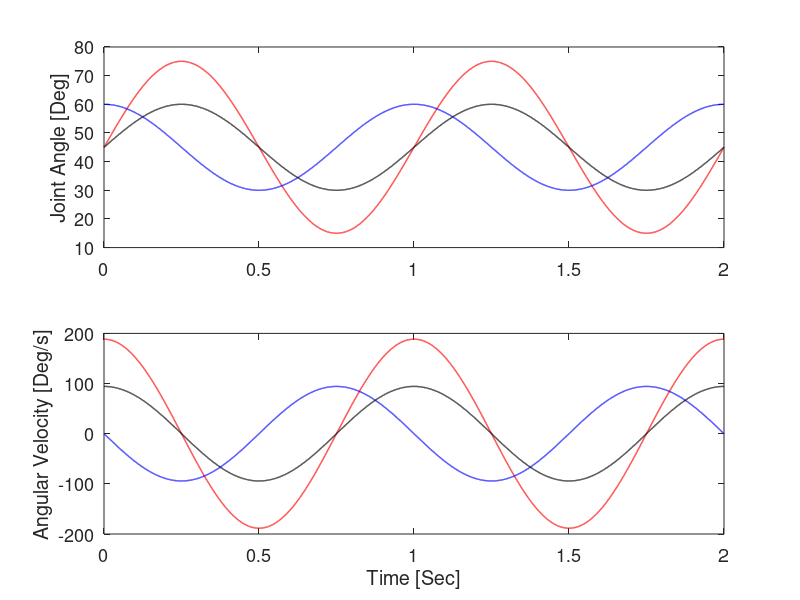

Reproduce this figure in MATLAB. (Note: this script raises an error after producing the figure.)
% This code is programmed by Sung Yul Shin (syshin0228@utexas.edu) for Robotics Modeling and Control course by Dr. James Sulzer from University of Texas at Austin 
clc
clear all
close all

% Jacobian Analysis of 3-Link Planar Manipulator
deg2rad = pi/180;
rad2deg = 180/pi;

% Camera View
az = 0;
el = 90;

% Origin
origin = [0 0 0]';
x_axis = [1 0 0]';
y_axis = [0 1 0]';
z_axis = [0 0 1]';

% Constant link lengths
L1 = 1.0;
L2 = 1.0;
L3 = 1.0;

% Sampling rate info
Hz = 10000;
dt = 1/Hz;
Rep = 2; % Number of repeat

% Sinusoidal input parameters
A1 = 30.0;
A2 = 15.0;
A3 = 15.0;
w1 = 2*pi;
w2 = 2*pi;
w3 = 2*pi;
offset1 = 45.0;
offset2 = 45.0;
offset3 = 45.0;

% Time
t = [0:1:Hz*Rep]*dt;

% Joint angles (Deg)
th1_deg = A1*sin(w1*t) + offset1;
th2_deg = A2*cos(w2*t) + offset2;
th3_deg = A3*sin(w3*t) + offset3;
% Joint angular velocity (Deg/s)
dth1_deg = A1*w1*cos(w1*t);
dth2_deg = -A2*w2*sin(w2*t);
dth3_deg = A3*w3*cos(w3*t);

% Plot given joint trajectory
figure(1)
subplot(2,1,1)
h_th1 = plot(t,th1_deg,'r','linewidth',1);
hold on
h_th2 = plot(t,th2_deg,'b','linewidth',1);
h_th3 = plot(t,th3_deg,'k','linewidth',1);
ylabel('Joint Angle [Deg]')
set(gca,'fontsize',13)
subplot(2,1,2)
h_dth1 = plot(t,dth1_deg,'r','linewidth',1);
hold on
h_dth2 = plot(t,dth2_deg,'b','linewidth',1);
h_dth3 = plot(t,dth3_deg,'k','linewidth',1);
ylabel('Angular Velocity [Deg/s]')
xlabel('Time [Sec]')
set(gca,'fontsize',13)

% Forward kinematics with Jacobian
P_J = [0 0 0 0 0 0];    % Zero initially
for i = 0:1:Hz*Rep

    i = i+1;
    
    % Sinusoidal Input Joint Angle
    th1 = th1_deg(i) * deg2rad;
    th2 = th2_deg(i) * deg2rad;
    th3 = th3_deg(i) * deg2rad;
    dth1 = dth1_deg(i) * deg2rad;
    dth2 = dth2_deg(i) * deg2rad;
    dth3 = dth3_deg(i) * deg2rad;
    
    % Forward Kinematics using DH convention
    % DH parameter Link 1
    a1 = L1; alpha1 = 0; d1 = 0; q1 = th1;
    T01 = DH(q1, d1, alpha1, a1);

    % DH parameter Link 2
    a2 = L2; alpha2 = 0; d2 = 0; q2 = th2; 
    T12 = DH(q2, d2, alpha2, a2);

    % DH parameter Link 3
    a3 = L3; alpha3 = 0; d3 = 0; q3 = th3;
    T23 = DH(q3, d3, alpha3, a3);

    T02 = T01*T12;
    T03 = T02*T23;
    
    % Get position from Forward kinematics
    P(i,:) = T03(1:3,4);

    % Jacobian calculation
    z0 = [0 0 1]';
    z1 = T01(1:3,3);
    z2 = T02(1:3,3);

    o0 = [0 0 0]';
    o1 = T01(1:3,4);
    o2 = T02(1:3,4);
    o3 = T03(1:3,4);

    J1 = [w2ss(z0)*(o3-o0); z0];
    J2 = [w2ss(z1)*(o3-o1); z1];
    J3 = [w2ss(z2)*(o3-o2); z2];
    
    % Jacobian
    J = [J1 J2 J3];

    dP(i,:) = J*[dth1 dth2 dth3]';
    P_J = P_J + dP(i,:)*dt;
    
    Px_J(i) = P_J(1);
    Py_J(i) = P_J(2);
    Pz_J(i) = P_J(3);
 
end

% From given initial position value (P(1,:))
Px_J = Px_J + P(1,1);
Py_J = Py_J + P(1,2);
Pz_J = Pz_J + P(1,3);

% Plot End-point trajectory from Foward kinematics and Jacobian
figure(2)
h_Px = plot(t,P(:,1),'r','linewidth',1);
hold on
h_Py = plot(t,P(:,2),'g','linewidth',1);
h_Px_J = plot(t,Px_J,'r:','linewidth',2);
h_Py_J = plot(t,Py_J,'g:','linewidth',2);
ylabel('End-effector Position [m]')
xlabel('Time [Sec]')
legend([h_Px h_Px_J h_Py h_Py_J],'Px (FK)', 'Px (J)','Py (FK)', 'Py (J)')
set(gca,'fontsize',13)

% Inverse kinematics with Jacobian
% Given initial joint values
th_J = [th1_deg(1) th2_deg(1) th3_deg(1)] *deg2rad;
for i = 0:1:Hz*Rep
    i = i+1;
    
    % Joint Angle
    th1 = th_J(1);
    th2 = th_J(2);
    th3 = th_J(3);

    % Forward Kinematics using DH convention
    % DH parameter Link 1
    a1 = L1; alpha1 = 0; d1 = 0; q1 = th1;
    T01 = DH(q1, d1, alpha1, a1);

    % DH parameter Link 2
    a2 = L2; alpha2 = 0; d2 = 0; q2 = th2; 
    T12 = DH(q2, d2, alpha2, a2);

    % DH parameter Link 3
    a3 = L3; alpha3 = 0; d3 = 0; q3 = th3;
    T23 = DH(q3, d3, alpha3, a3);

    T02 = T01*T12;
    T03 = T02*T23;
    
    % Jacobian calculation
    z0 = [0 0 1]';
    z1 = T01(1:3,3);
    z2 = T02(1:3,3);

    o0 = [0 0 0]';
    o1 = T01(1:3,4);
    o2 = T02(1:3,4);
    o3 = T03(1:3,4);

    J1 = [w2ss(z0)*(o3-o0); z0];
    J2 = [w2ss(z1)*(o3-o1); z1];
    J3 = [w2ss(z2)*(o3-o2); z2];
    
    % Jacobian
    J = [J1 J2 J3];

    % Pseudoinverse Jacobian
    dth_J(i,:) = pinv(J)*dP(i,:)';
    
    th_J = th_J + dth_J(i,:)*dt;
    
    th1_J(i) = th_J(1);
    th2_J(i) = th_J(2);
    th3_J(i) = th_J(3);
    
end    

dth_J_deg = dth_J * rad2deg;
th1_J_deg = th1_J * rad2deg;
th2_J_deg = th2_J * rad2deg;
th3_J_deg = th3_J * rad2deg;

% Plot joint trajectory from Inverse kinematics using Jacobian
figure(1)
subplot(2,1,1)
h_th1_J = plot(t,th1_J_deg,'r:','linewidth',2);
hold on
h_th2_J = plot(t,th2_J_deg,'b:','linewidth',2);
h_th3_J = plot(t,th3_J_deg,'k:','linewidth',2);
ylabel('Joint Angle [Deg]')
legend([h_th1 h_th1_J h_th2 h_th2_J h_th3 h_th3_J],'th1 (given)', 'th1 (J)','th2 (given)', 'th2 (J)','th3 (given)', 'th3 (J)')
set(gca,'fontsize',13)
subplot(2,1,2)
h_dth1_J = plot(t,dth_J_deg(:,1),'r:','linewidth',2);
hold on
h_dth2_J = plot(t,dth_J_deg(:,2),'b:','linewidth',2);
h_dth3_J = plot(t,dth_J_deg(:,3),'k:','linewidth',2);
ylabel('Angular Velocity [Deg/s]')
xlabel('Time [Sec]')
legend([h_dth1 h_dth1_J h_dth2 h_dth2_J h_dth3 h_dth3_J],'dth1 (given)', 'dth1 (J)','dth2 (given)', 'dth2 (J)','dth3 (given)', 'dth3 (J)')
set(gca,'fontsize',13)

% Motion Simulation
step = 100;
% Forward Kinematics
for i = 1:step:Hz*Rep
    
    % Sinusoidal Input Joint Angle with given theta
    th1 = th1_deg(i) * deg2rad;
    th2 = th2_deg(i) * deg2rad;
    th3 = th3_deg(i) * deg2rad;
    
    % Forward Kinematics using DH convention
    % DH parameter Link 1
    a1 = L1; alpha1 = 0; d1 = 0; q1 = th1;
    T01 = DH(q1, d1, alpha1, a1);

    % DH parameter Link 2
    a2 = L2; alpha2 = 0; d2 = 0; q2 = th2; 
    T12 = DH(q2, d2, alpha2, a2);

    % DH parameter Link 3
    a3 = L3; alpha3 = 0; d3 = 0; q3 = th3;
    T23 = DH(q3, d3, alpha3, a3);

    T02 = T01*T12;
    T03 = T02*T23;

    % Position and axis infomation
    P1 = T01(1:3,4);
    P2 = T02(1:3,4);
    P3 = T03(1:3,4);
    
    % Sinusoidal Input Joint Angle from Jacobian
    th1_J = th1_J_deg(i) * deg2rad;
    th2_J = th2_J_deg(i) * deg2rad;
    th3_J = th3_J_deg(i) * deg2rad;
    
    % Forward Kinematics using DH convention
    % DH parameter Link 1
    a1 = L1; alpha1 = 0; d1 = 0; q1 = th1_J;
    T01_J = DH(q1, d1, alpha1, a1);

    % DH parameter Link 2
    a2 = L2; alpha2 = 0; d2 = 0; q2 = th2_J; 
    T12_J = DH(q2, d2, alpha2, a2);

    % DH parameter Link 3
    a3 = L3; alpha3 = 0; d3 = 0; q3 = th3_J;
    T23_J = DH(q3, d3, alpha3, a3);

    T02_J = T01_J*T12_J;
    T03_J = T02_J*T23_J;

    % Position and axis infomation
    P1_J = T01_J(1:3,4);
    P2_J = T02_J(1:3,4);
    P3_J = T03_J(1:3,4);

    figure(100)
    % Draw global coordinate
    plot3(origin(1),origin(2),origin(3),'ro','linewidth',5)
    hold on
    line([origin(1) x_axis(1)],[origin(2) x_axis(2)],[origin(3) x_axis(3)], 'color', 'r', 'linewidth', 3)
    line([origin(1) y_axis(1)],[origin(2) y_axis(2)],[origin(3) y_axis(3)], 'color','g', 'linewidth', 3)
    line([origin(1) z_axis(1)],[origin(2) z_axis(2)],[origin(3) z_axis(3)], 'color','b', 'linewidth', 3)

    % P1 from given theta
    plot3(P1(1),P1(2),P1(3),'ko','linewidth',2)
    line([origin(1) P1(1)],[origin(2) P1(2)],[origin(3) P1(3)], 'color', 'k', 'linewidth', 2)
    % P2 from given theta
    plot3(P2(1),P2(2),P2(3),'ko','linewidth',2)
    line([P1(1) P2(1)],[P1(2) P2(2)],[P1(3) P2(3)], 'color', 'k', 'linewidth', 2)
    % P3 from given theta
    plot3(P3(1),P3(2),P3(3),'ko','linewidth',2)
    line([P2(1) P3(1)],[P2(2) P3(2)],[P2(3) P3(3)], 'color', 'k', 'linewidth', 2)

    % P1 from Jacobian
    plot3(P1_J(1),P1_J(2),P1_J(3),'rd','linewidth',2)
    line([origin(1) P1_J(1)],[origin(2) P1_J(2)],[origin(3) P1_J(3)], 'color', 'r', 'linewidth', 3, 'linestyle',':')
    % P2 from Jacobian
    plot3(P2_J(1),P2_J(2),P2_J(3),'rd','linewidth',2)
    line([P1_J(1) P2_J(1)],[P1_J(2) P2_J(2)],[P1_J(3) P2_J(3)], 'color', 'r', 'linewidth', 3, 'linestyle',':')
    % P3 from Jacobian
    plot3(P3_J(1),P3_J(2),P3_J(3),'rd','linewidth',2)
    line([P2_J(1) P3_J(1)],[P2_J(2) P3_J(2)],[P2_J(3) P3_J(3)], 'color', 'r', 'linewidth', 3, 'linestyle',':')
    
    % Draw Path
    plot3(Px_J,Py_J,Pz_J,'k:')
    
    xlabel('x- axis','fontsize',13)
    ylabel('y- axis','fontsize',13)
    zlabel('z- axis','fontsize',13)
    title('3-Link Planar Manipulator')
    set(gca,'fontsize',13)
    axis equal
    axis([-3 3 -3 3 -3 3])
    grid on
    view(az, el)
    pause(0.001)
    hold off
end

